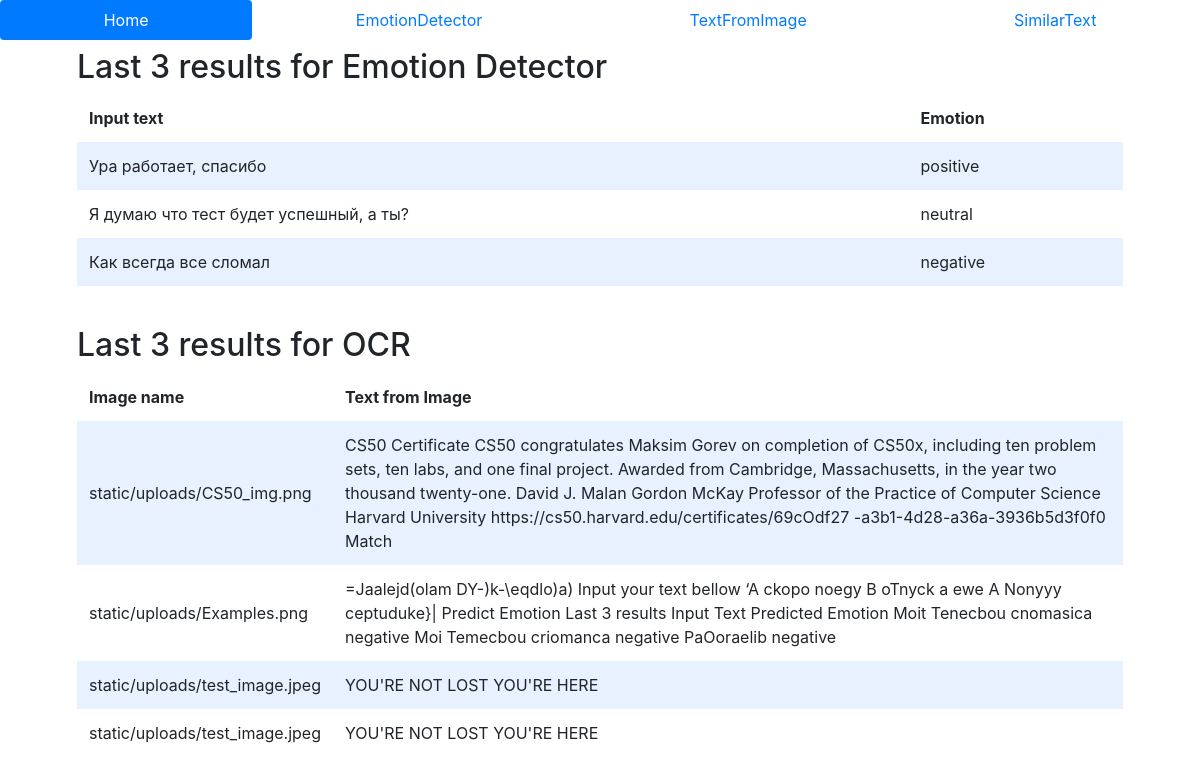
Before: / with the older database file.
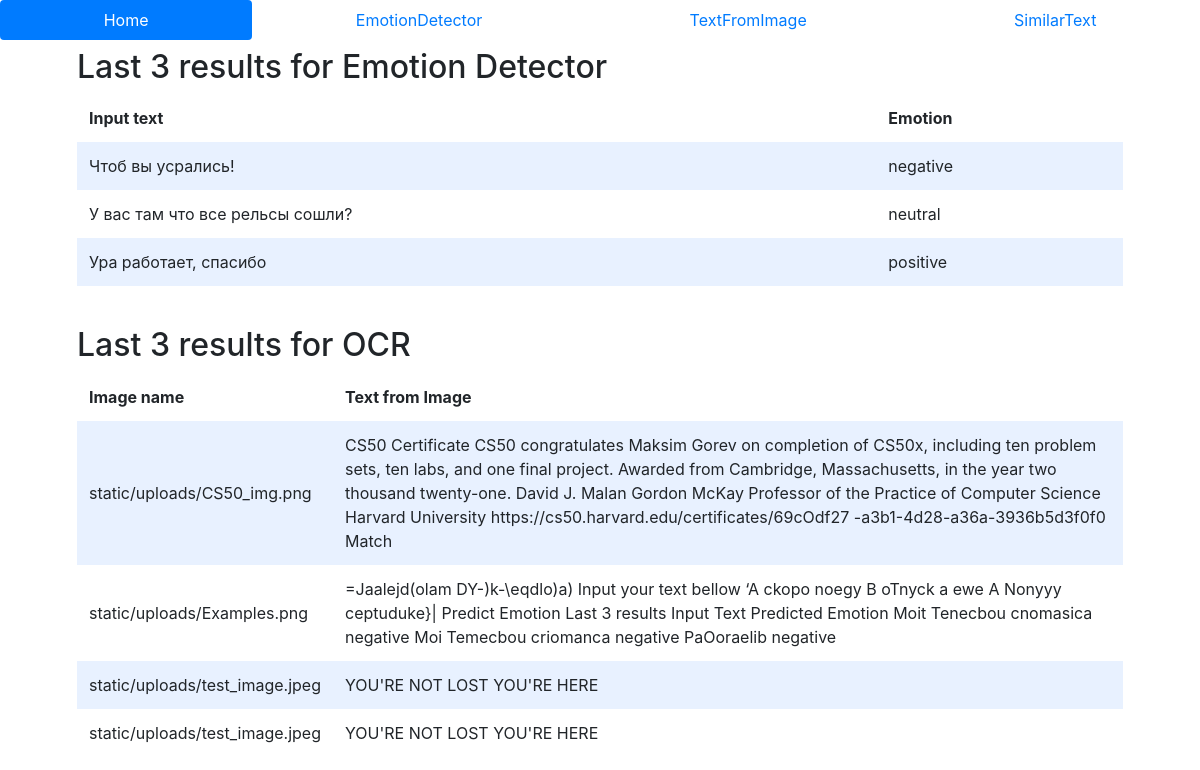
After: the same page with the newer database file.
### tables this page shows
CREATE TABLE emotion(id INTEGER PRIMARY KEY AUTOINCREMENT, input TEXT NOT NULL, output TEXT NOT NULL, score FLOAT NOT NULL);

CREATE TABLE image(id INTEGER PRIMARY KEY AUTOINCREMENT, image TEXT NOT NULL, text TECT NOT NULL);

### app.py (the view)
@app.route("/")
def index():
    emotions = db.execute("SELECT * FROM emotion ORDER BY id DESC LIMIT 3")
    exctracted_txt = db.execute("SELECT * FROM image ORDER BY id DESC LIMIT 4")
    return render_template("index.html",
                           emotions=emotions,
                           exctracted_txt=exctracted_txt)

### app.py (called while the page is built)
@app.after_request
def after_request(response):
    response.headers["Cache-Control"] = "no-cache, no-store, must-revalidate"
    response.headers["Expires"] = 0
    response.headers["Pragma"] = "no-cache"
    return response

### templates/index.html (shortened to what this page needs)
<!DOCTYPE html>
<html lang="en">
    <head>
        <link rel="stylesheet" href="https://cdn.jsdelivr.net/npm/bootstrap@4.5.3/dist/css/bootstrap.min.css">
        <link href="static/styles.css" rel="stylesheet">
    </head>
    <body>
        <nav class="nav nav-pills nav-fill">
            <li class="nav-item">
                <a class="nav-link active" href="/">Home</a>
            </li>
            <li class="nav-item">
                <a class="nav-link" href="/emotion">EmotionDetector</a>
            </li>
            <li class="nav-item">
                <a class="nav-link" href="/text_from_image">TextFromImage</a>
            </li>
            <li class="nav-item">
                <a class="nav-link" href="/similar-text">SimilarText</a>
            </li>
        </nav>
        <div class="container">
            <div class="section">
                <h2>Last 3 results for Emotion Detector</h2>
                <table>
                    <thead>
                        <tr>
                            <th>Input text</th>
                            <th>Emotion</th>
                        </tr>
                    </thead>
                    <tbody>
                        {% for emotion in emotions %}
                            <tr>
                                <td>{{ emotion.input }}</td>
                                <td>{{ emotion.output }}</td>
                            </tr>
                        {% endfor %}
                    </tbody>
                </table>
            </div>
            <div class="section">
                <h2>Last 3 results for OCR</h2>
                <table>
                    <thead>
                        <tr>
                            <th>Image name</th>
                            <th>Text from Image</th>
                        </tr>
                    </thead>
                    <tbody>
                        {% for text_image in exctracted_txt %}
                            <tr>
                                <td>{{ text_image.image }}</td>
                                <td>{{ text_image.text }}</td>
                            </tr>
                        {% endfor %}
                    </tbody>
                </table>
            </div>
        </div>
    </body>
</html>

### static/styles.css (style rules this page uses)
.section { padding-bottom: 1rem; padding-left: 2rem; padding-right: 2rem; padding-top: 0.5rem; }
table { background-color: transparent; margin-bottom: 1rem; width: 100%; }
table th, table td { padding: 0.75rem; vertical-align: middle; }
tbody tr:nth-of-type(odd) { background-color: rgb(179, 208, 255, 0.3) }

Changed rows visible on the page:
no longer on this page (row unchanged): emotion: input "Я думаю что тест будет успешный, а ты?", output "neutral"
no longer on this page (row unchanged): emotion: input "Как всегда все сломал", output "negative"
added emotion: input "Чтоб вы усрались!", output "negative"
added emotion: input "У вас там что все рельсы сошли?", output "neutral"
